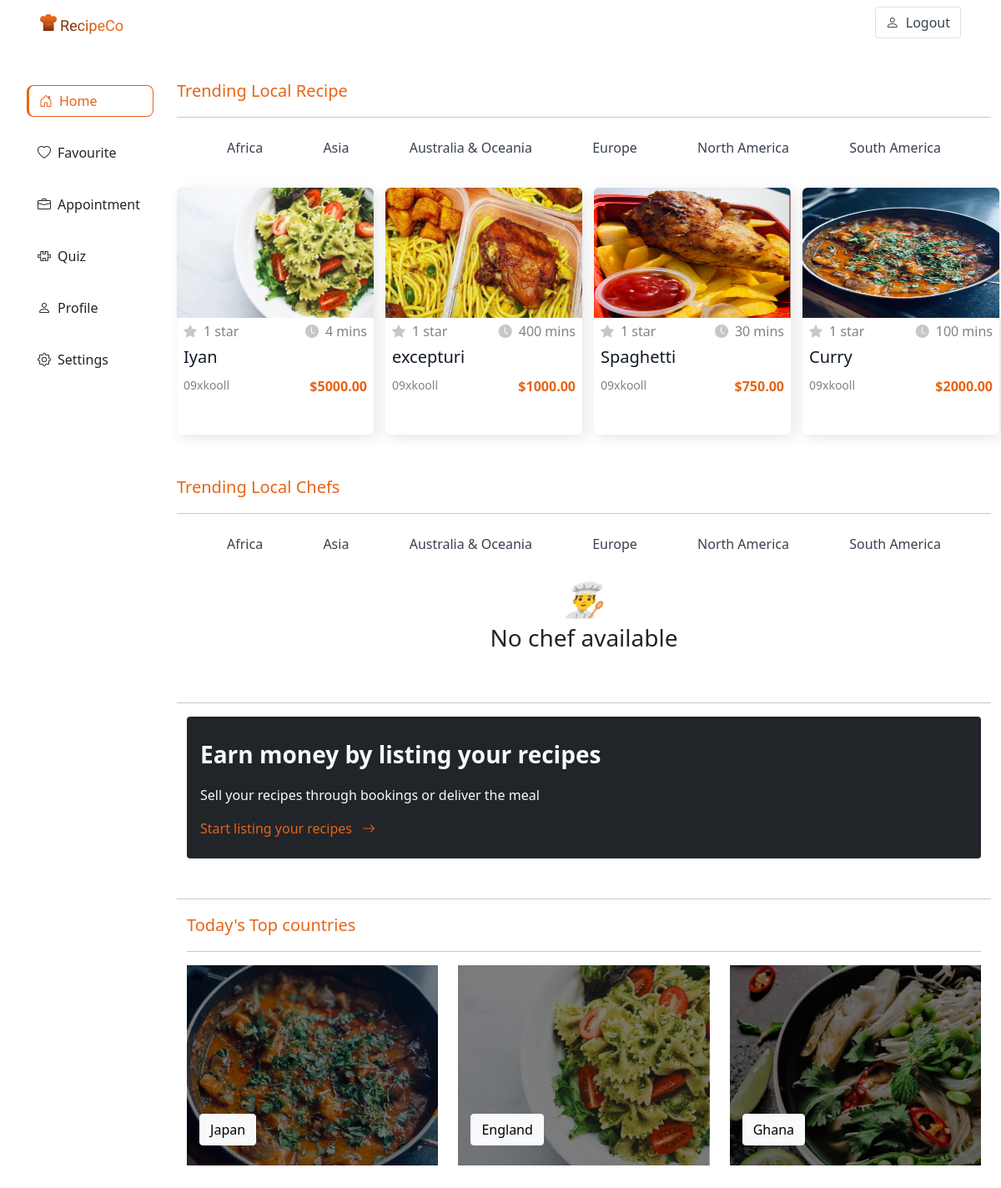
Screenshot of /dashboard (signed in) with the database file from the repository.
### chef_management_app/models.py (models this page shows)
class Continent(models.Model):
    id = models.AutoField(primary_key=True)
    name = models.CharField(max_length=255)
    objects = models.Manager()

class Recipe(models.Model):
    id = models.AutoField(primary_key=True)
    name = models.CharField(max_length=255)
    decription = RichTextField(blank=True, null=True)
    method = RichTextField(blank=True, null=True)
    ingredient = RichTextField(blank=True, null=True)
    image_url = models.ImageField(upload_to=filepath_recipe, null=True, blank=True)
    created_at = models.DateTimeField(auto_now_add=True)
    price = models.IntegerField()
    period = models.IntegerField()
    address_name = models.TextField()
    country_id = models.ForeignKey(
        Country, on_delete=models.DO_NOTHING, null=True, blank=True
    )
    continent_id = models.ForeignKey(
        Continent, on_delete=models.DO_NOTHING, null=True, blank=True
    )
    chefuser_id = models.ForeignKey(ChefUser, on_delete=models.CASCADE)
    objects = models.Manager()

class ChefUser(models.Model):
    id = models.AutoField(primary_key=True)
    admin = models.OneToOneField(CustomUser, on_delete=models.CASCADE)
    chef_name = models.CharField(max_length=255)
    phone_number = models.CharField(max_length=255)
    image_url = models.ImageField(upload_to=filepath_chef, null=True, blank=True)
    join_date = models.DateTimeField(auto_now_add=True)
    address_name = models.TextField()
    country_id = models.ForeignKey(
        Country, on_delete=models.DO_NOTHING, null=True, blank=True
    )
    continent_id = models.ForeignKey(
        Continent, on_delete=models.DO_NOTHING, null=True, blank=True
    )
    objects = models.Manager()

class Country(models.Model):
    id = models.AutoField(primary_key=True)
    name = models.CharField(max_length=255)
    image = models.CharField(max_length=255)
    continent_id = models.ForeignKey(Continent, on_delete=models.CASCADE)
    objects = models.Manager()

### chef_management_app/views/userRecipeView.py (the view)
# urls.py: path("", homeView.HomePage, name="home"),
def HomePage(request):
    regularuser = RegularUser.objects.get(admin = request.user.id)
    recipes = Recipe.objects.filter(continent_id = regularuser.continent_id).order_by('?')[:8]
    chefs = ChefUser.objects.filter(continent_id = regularuser.continent_id).order_by('?')[:8]
    continent = Continent.objects.all().order_by('name')
    countries = Country.objects.all().order_by('?')[:3]
    recipes_ratings = []
    for recipe_obj in recipes:
        recipe_rating_obj = RecipeRating.objects.filter(recipe_id = recipe_obj.id)
        total_rating = CalculateRating(recipe_rating_obj) + 1
        response = {
            "recipe" : recipe_obj,
            "rating" : total_rating,
        }
        recipes_ratings.append(response)
    return render(request, "userrecipe/home.html",  { "recipes" : recipes_ratings, "countries" : countries, "continent" : continent, "chefs" : chefs })

### chef_management_app/views/userRecipeView.py (called while the page is built, shortened)
def CalculateRating(ratings):
    rating_initial = 0
    sum_divid = 1
    total_num = (rating_initial) / (sum_divid)
    return int(total_num)

### chef_management_app/templates/userrecipe/home.html (shortened to what this page needs)
{% extends 'userrecipe/navbar.html' %}
{% block user_content %}
    <div class="mb-5 mt-4">
        <p class="fs-5 recipeco-theme">Trending Local Recipe</p>
        <hr />
        <div class="container my-3 mt-4">
            <div class="px-5">
                {% include "home/category_section.html" %}
            </div>
        </div>
        <div class="d-flex">
            <div class="row mt-1">
                {% if recipes %}
                    {% for recipe in recipes %}
                        <div class="col-md-3 mt-3">
                            <a href="{% url 'user_recipe_id' recipe.recipe.id %}" class="text-decoration-none">
                                <div class="tr-card">
                                    <div>
                                        <img src="../media/{{ recipe.recipe.image_url }}" alt="placeholder meal" width="236" height="156">
                                    </div>
                                    <div class="mx-2">
                                        <div class="d-flex justify-content-between mt-1">
                                            <div class="d-flex">
                                                <i class="bi bi-star-fill section-logo me-2"></i>
                                                <p class="mb-0 section-text">{{ recipe.rating }} star</p>
                                            </div>
                                            <div class="d-flex">
                                                <i class="bi bi-clock-fill me-2 section-logo"></i>
                                                <p class="mb-0 section-text">{{ recipe.recipe.period }} mins</p>
                                            </div>
                                        </div>
                                        <div class="mt-1">
                                            <p class="recipeco-black fs-5 mb-0">{{ recipe.recipe.name }}</p>
                                        </div>
                                        <div class="d-flex justify-content-between mt-2">
                                            <p class="mb-0 section-text small">{{ recipe.recipe.chefuser_id.chef_name }}</p>
                                            <p class="mb-0 fw-bold recipeco-theme">${{ recipe.recipe.price }}.00</p>
                                        </div>
                                    </div>
                                </div>
                            </a>
                        </div>
                    {% endfor %}
                {% endif %}
            </div>
        </div>
    </div>
    <div class="mb-5 mt-4">
        <p class="fs-5 recipeco-theme">Trending Local Chefs</p>
        <hr />
        <div class="container my-3 mt-4 mb-4">
            <div class="px-5">
                {% include "home/category_section_chef.html" %}
            </div>
        </div>
        <div class="d-grid justify-content-center">
            {% if not chefs %}
                <i class="fs-1 text-center">👨‍🍳</i>
                <h3>No chef available</h3>
            {% endif %}
        </div>
    </div>
    <hr />
     <div class="container mb-5">
        <div class="bg-dark px-3 py-4 rounded text-light">
            <p class="fs-3 fw-bold">Earn money by listing your recipes</p>
            <p>Sell your recipes through bookings or deliver the meal</p>
            <a  href="{% url 'chef_register' %}" class="auth-link recipeco-theme">
                Start listing your recipes
                <i class="ms-2 bi bi-arrow-right"></i>
            </a>
        </div>
    </div>
    <hr />
    <div class="container mb-5">
        <p class="fs-5 recipeco-theme">Today's Top countries</p>
        <hr />
        <div class="row">
            {% for country in countries %}
                <div class="col-md-4">
                    <a href="{% url 'user_country_search' country.name %}" class="text-decoration-none">
                        <div  style=" background-image: linear-gradient(rgba(0, 0, 0, 0.5), rgba(0, 0, 0, 0.5)), url('../media/{{ country.image }}') ; height: 240px; background-position: center; background-repeat: no-repeat; background-size: cover;  position: relative;">
                            <bottom href="" class="btn btn-light subhero-btn">
                                {{ country.name }}
                            </bottom>
                        </div>
                    </a>
                </div>
            {% endfor %}
        </div>
    </div>
{% endblock user_content %}

### chef_management_app/templates/home/category_section.html
<div class="d-flex justify-content-between">
    {% for con in continent %}
        <div>
            <a href="{% url 'user_recipe_search' con.name %}" class="dd-link">{{ con.name }}</a>
        </div>
    {% endfor %}
</div>

### chef_management_app/templates/home/category_section_chef.html
<div class="d-flex justify-content-between">
    {% for con in continent %}
        <div>
            <a href="{% url 'user_chef_search' con.name %}" class="dd-link ">{{ con.name }}</a>
        </div>
    {% endfor %}
</div>

### chef_management_app/templates/userrecipe/home.html (style rules this page uses)
img { border-radius: 6px 6px 0px 0px; }

### rows the page displays
Continent: name "Africa"
Continent: name "Asia"
Continent: name "Australia & Oceania"
Continent: name "Europe"
Continent: name "North America"
Continent: name "South America"
Recipe: recipe.image_url (picture), rating "1", recipe.period "4", recipe.name "Iyan", recipe.chefuser_id.chef_name "09xkooll", recipe.price "5000"
Recipe: recipe.image_url (placeholder picture), rating "1", recipe.period "400", recipe.name "excepturi", recipe.chefuser_id.chef_name "09xkooll", recipe.price "1000"
Recipe: recipe.image_url (picture), rating "1", recipe.period "30", recipe.name "Spaghetti", recipe.chefuser_id.chef_name "09xkooll", recipe.price "750"
Recipe: recipe.image_url (picture), rating "1", recipe.period "100", recipe.name "Curry", recipe.chefuser_id.chef_name "09xkooll", recipe.price "2000"
Country: image (picture), name "Japan"
Country: image (picture), name "England"
Country: image (picture), name "Ghana"
